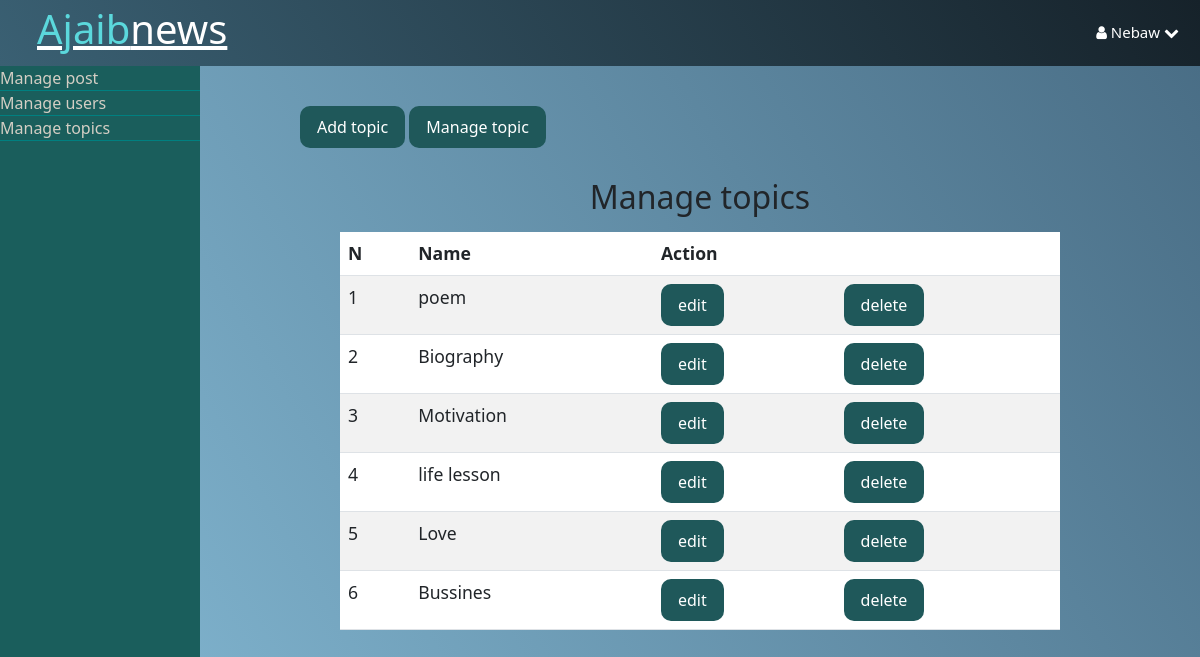
/admin/topic/index2.php (signed in), run on the app's committed database.
### tables this page shows
CREATE TABLE `topics` (
  `id` int(11) NOT NULL,
  `name` varchar(255) NOT NULL,
  `description` varchar(10000) NOT NULL,
  `created_at` date NOT NULL DEFAULT current_timestamp()
);

### app/controllers/topic.php (called while the page is built, shortened)
<?php
require('C:/xampp/htdocs/Blog/app/database/db2.php');
$table = 'topics';
$topics = selectAll2($table);
?>

### app/database/db2.php (called while the page is built, shortened)
<?php
require('connect.php');
function selectAll2($table , $conditions = []){
    global $conn;
    $sql = "SELECT* FROM $table";
if(empty($conditions)){
    $stmt = $conn->prepare($sql);
    $stmt->execute();
    $records = $stmt->get_result()->fetch_all(MYSQLI_ASSOC);
    return $records;
}
}
?>

### admin/topic/index2.php (the view, shortened to what this page needs)
<?php
 include('C:/xampp/htdocs/Blog/app/controllers/topic.php');
?>
<!DOCTYPE html>
<html lang="en">
<head>
    <link rel="stylesheet" href="../../asset/css/style.css">
<link rel="stylesheet" href="../../asset/css/admin.css">
<link href="https://cdn.jsdelivr.net/npm/bootstrap@5.3.0-alpha3/dist/css/bootstrap.min.css" rel="stylesheet">
    <link rel="stylesheet" href="https://cdnjs.cloudflare.com/ajax/libs/font-awesome/4.7.0/css/font-awesome.min.css">
</head>
<body>
<?php include("../../app/include/adminHeader.php"); ?>
<div class="admin-wrapper">
<?php include("../../app/include/adminSideBar.php"); ?>
<div class="admin-content">
<div class="button-group">
<a href="create.php"class="btn btn-primary">Add topic</a>
    <a href="index2.php" class="btn btn-primary" >Manage topic</a>
</div>
<div class="content">
    <h2 class="page-title">Manage topics</h2>
<table  class="table table-striped">
    <thead>
        <th>N</th>
        <th>Name</th>
        <th colspan="2">Action</th>
    </thead>
<tbody>
<?php foreach($topics as $key => $topic): ?>
    <tr>
        <td><?php echo $key +1; ?></td>
        <td><?php echo $topic['name']; ?></td>
       <td><a href="edit.php?id=<?php echo $topic['id']; ?>" class="btn btn-success">edit</a></td>
       <td><a href="index2.php?del_id=<?php echo $topic['id']; ?>"  class="btn btn-danger">delete</a></td>
    </tr>
<?php endforeach; ?>
</tbody>
</table>
</div>
</div>
</div>
</body>
</html>

### asset/css/style.css (style rules this page uses)
* { box-sizing: border-box; }
body { padding: 0px; margin: 0px; background: #16222A; background: -webkit-linear-gradient(59deg, #89bfda, #a6d2f0); background: linear-gradient(59deg, #88bed9, #486c84); }
.btn { padding: .5rem 1rem; border: 1px solid transparent; box-shadow: .25rem ; background: #1f585a; border-radius: 10px; }
.content { width: 90%; margin: 30px auto 30px; }

### asset/css/admin.css (style rules this page uses)
body { height: 100%; }
.admin-wrapper { display: flex; height:calc(100% - 66px); }
.admin-wrapper .admin-content { flex: 8; height: 100%; padding:40px 100px 100px ; overflow-y: scroll; }
.admin-content .page-title { text-align: center; margin-bottom: 1rem; }
table { width: 100%; border-collapse: collapse; font-size: 1.1rem; }
th, td { padding: 13px; text-align: left; border-bottom: 1px solid wheat; }

### data on the page
topics: name "poem"
topics: name "Biography"
topics: name "Motivation"
topics: name "life lesson"
topics: name "Love"
topics: name "Bussines"

### other printed values
$_SESSION['username'] "Nebaw"
